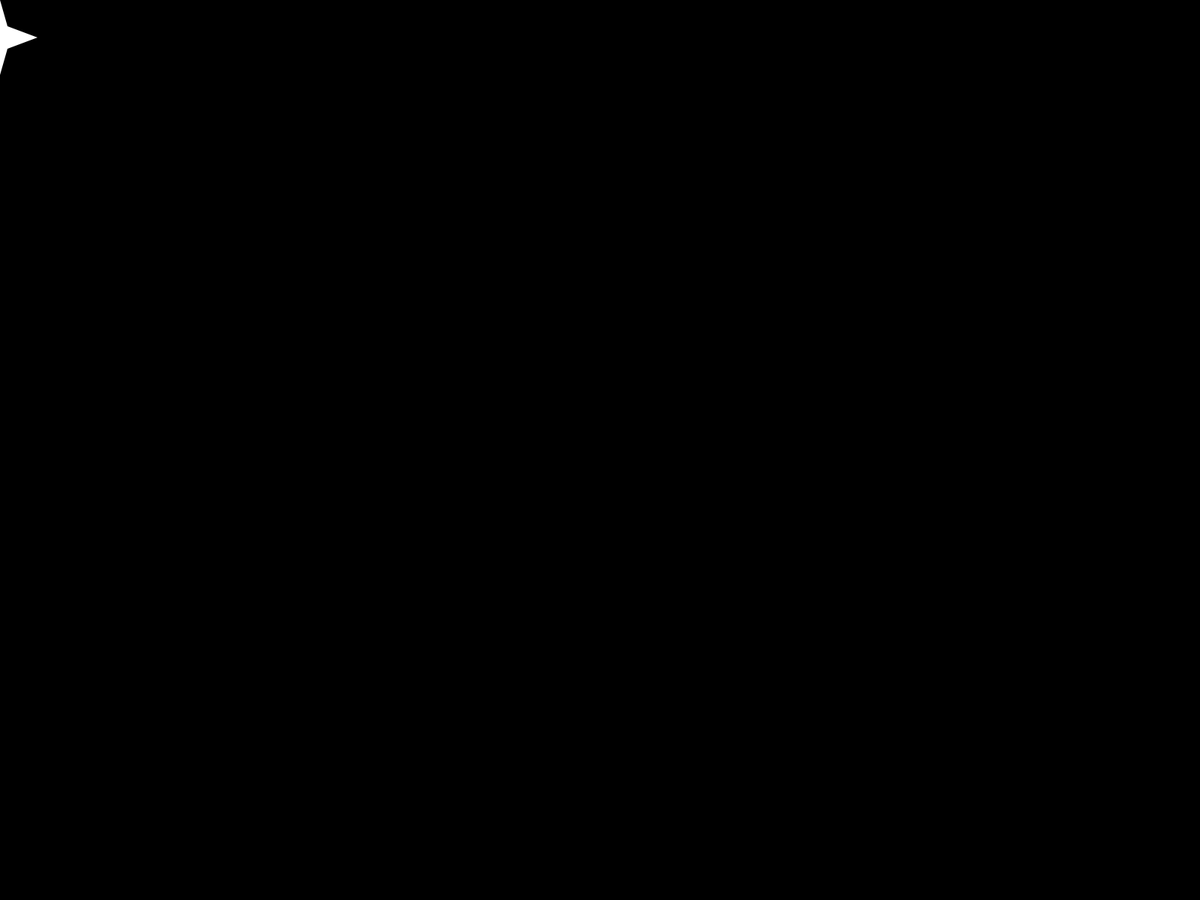
Frame 1 (no input)
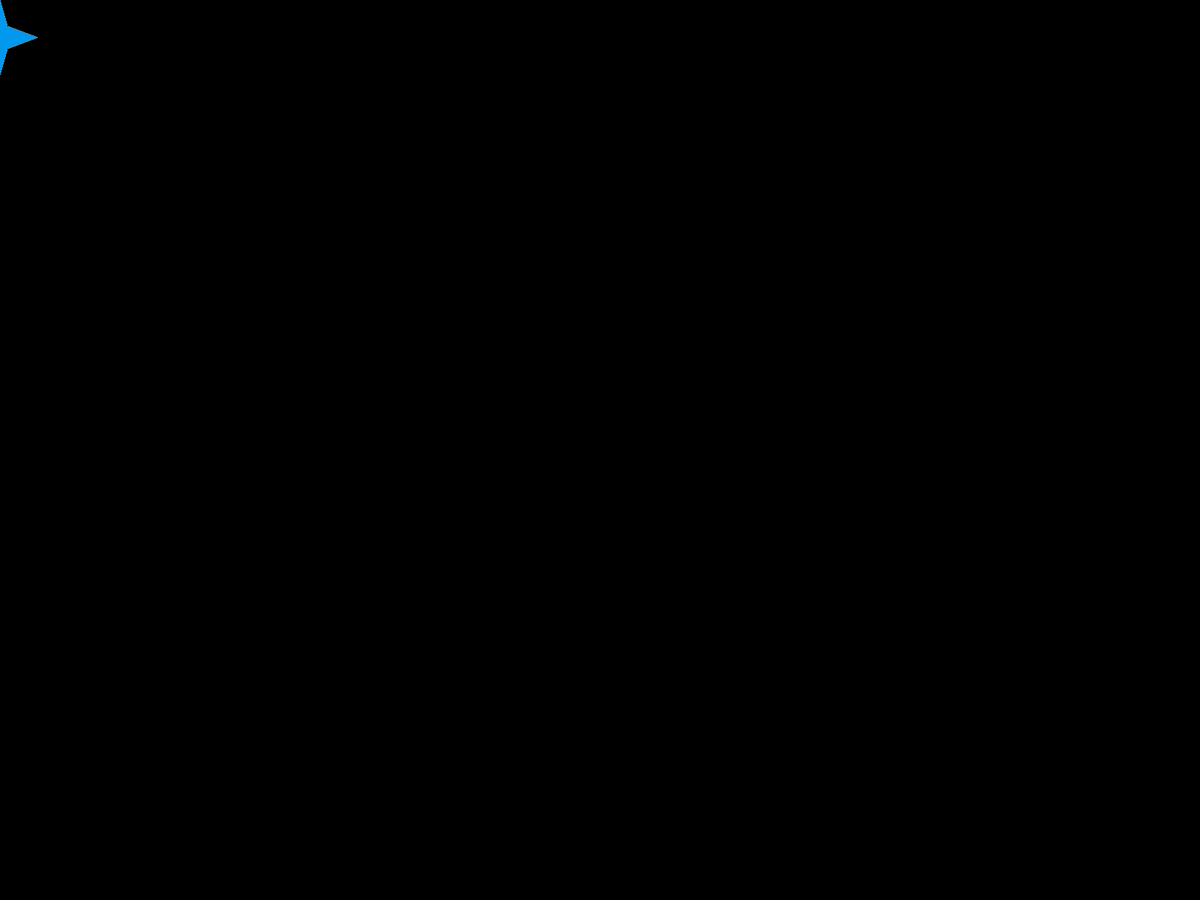
Frame 60 (no input)
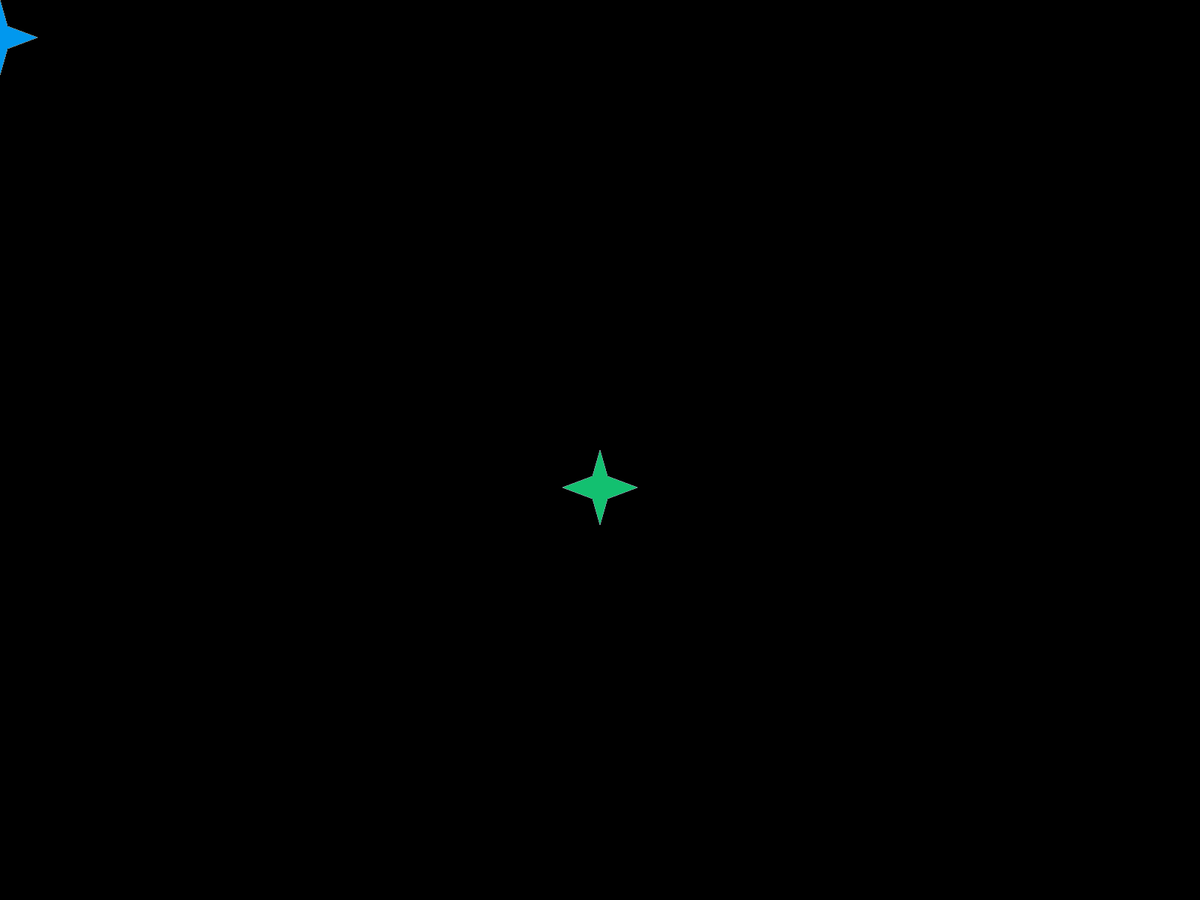
Frame 120 (the mouse pressed at the canvas centre since frame 60)

The p5.js sketch that drew these frames (run headless with seeded random() and noise() and a simulated clock; from frame 60 on, the mouse is pressed at the canvas centre):

// p5.js sketch
// ── sketch.js
function setup() {
  createCanvas(1600,1200);
  noStroke();
  background(0);
}

function draw() {
    
    var x=mouseX;
    var y=mouseY;
    
    beginShape();
    vertex(x,y);
    vertex(x+10,y+35);
    vertex(x+50,y+50);
    vertex(x+10,y+65);
    vertex(x,y+100);
    vertex(x-10,y+65);
    vertex(x-50,y+50);
    vertex(x-10,y+35);
    endShape(CLOSE);
    fill(random(255),random(255),random(255));
}
